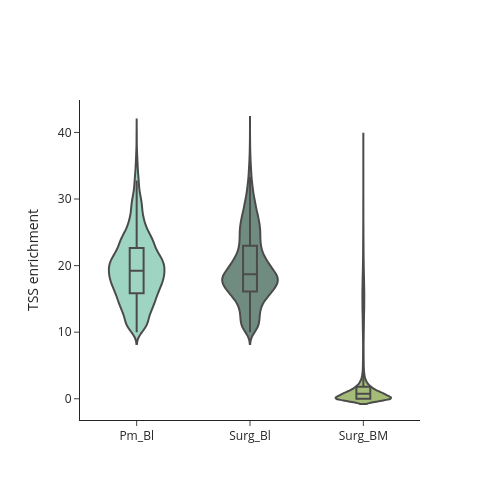

The notebook cell this image was saved under:
### Code cell
import plotly.graph_objects as go

fig = go.Figure()

for adata, name, colour in [
    (Pm_Bl, "Pm_Bl", "#76C3A9"),
    (Surg_Bl, "Surg_Bl", "#355C4C"),
    (Surg_BM, "Surg_BM", "#7EA040")
]:
    fig.add_trace(go.Violin(
        y=adata.obs["tsse"].dropna(),
        name=name,
        box_visible=True,
        points=False,
        fillcolor=colour,
        line_color="black",
        opacity=0.7
    ))

fig.update_layout(
    template="simple_white",
    yaxis_title="TSS enrichment",
    xaxis_title="",
    showlegend=False,
    width=500,
    height=500
)

fig.show()

### Figure 1 — Plotly figure (JSON) as saved in the notebook; plotly's stock layout.template omitted (floating-point values rounded to 4 significant figures; data arrays with more than 128 entries replaced by an {"elided": "..."} marker saying what was removed)
{"data": [{"box": {"visible": true}, "fillcolor": "#76C3A9", "line": {"color": "black"}, "name": "Pm_Bl", "opacity": 0.7, "points": false, "type": "violin", "y": {"elided": "7628 float values"}}, {"box": {"visible": true}, "fillcolor": "#355C4C", "line": {"color": "black"}, "name": "Surg_Bl", "opacity": 0.7, "points": false, "type": "violin", "y": {"elided": "8415 float values"}}, {"box": {"visible": true}, "fillcolor": "#7EA040", "line": {"color": "black"}, "name": "Surg_BM", "opacity": 0.7, "points": false, "type": "violin", "y": {"elided": "49580 float values"}}], "layout": {"height": 500, "showlegend": false, "width": 500, "xaxis": {"title": {"text": ""}}, "yaxis": {"title": {"text": "TSS enrichment"}}}}
